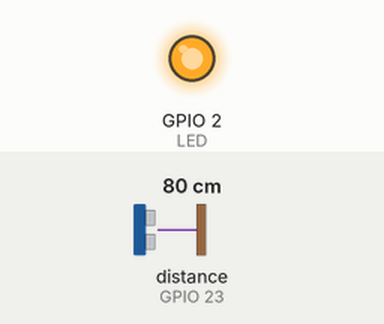
Bench run of a sketch on a simulated ESP32. Shown: output pins drawn as LEDs (lit = HIGH). Wiring (inferred from the names in the program): ultrasonic range finder: trigger GPIO 23; echo GPIO 23. The test bench sets the inputs (shaded band); at power-on: distance to the obstacle (sensor on GPIO 23) 80 cm. The echo pulse lasts 58.3 µs per cm; WiFi joins after 1.5 s; servers stay silent unless stated; uploads are accepted with an empty reply; what the sketch prints to the serial monitor is not drawn.

Above: at 2.7 s.
At 8.3 s:
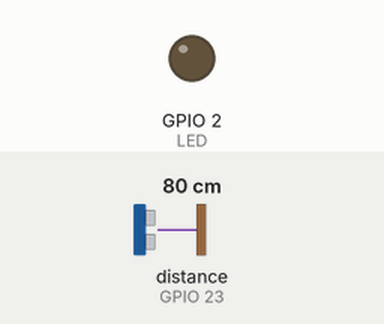
Timing chart, 0 to 16.6 s (numbered marks = the images above):
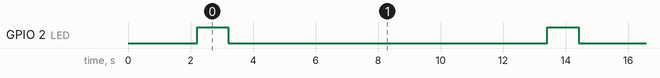

Measured:
- by itself, GPIO 2 (LED): alternates HIGH for 1.0 s and LOW for 10.2 s

The sketch:

ESP32.ino
```cpp
#include <WiFi.h>
#include <HTTPClient.h>

#define LED 2
#define PIN 23
#define interruptor 34

// Configura tu red WiFi
const char* ssid = "S21 FE 5G";
const char* password = "12345678";
const char* host = "http://34.176.235.209:8081/dato/add";

const int capacidad = 100; //cm
const char* dispositivo = "Dispositivo:002"; //cm


void setup() {
  Serial.begin(115200);
  pinMode(LED, OUTPUT); // Configurar el pin del LED incorporado como salida
  WiFi.begin(ssid, password);
  while (WiFi.status() != WL_CONNECTED)
  {
      delay(1000);
      Serial.println("Conectando a WiFi...");
  }
  Serial.println("Conectado a WiFi");
}

void loop() {
  long distancia = get_distance();
  Serial.print("Distancia: ");
  Serial.print(distancia);
  Serial.println(" cm");

  String json = "{";
  json += "\"capacidad\": " + String(capacidad) + ",";
  json += "\"distancia\": " + String(distancia) + ",";
  json += "\"dispositivo\": \"" + String(dispositivo) + "\"";
  json += "}";

  if (WiFi.status() == WL_CONNECTED){
    sendToFlask(json);
    digitalWrite(LED, HIGH); // Encender el LED
    delay(1000); // Esperar un segundo
    digitalWrite(LED, LOW); // Apagar el LED
  }
  delay(10000); // Esperar un segundo

}

long get_distance() {
  pinMode(PIN, OUTPUT);        // Configura el pin como salida
  digitalWrite(PIN, LOW);      // Envia una señal baja
  delayMicroseconds(2);      // Espera 2 microsegundos
  digitalWrite(PIN, HIGH);     // Envia una señal alta
  delayMicroseconds(10);     // Espera 10 microsegundos
  digitalWrite(PIN, LOW);      // Vuelve a señal baja

  pinMode(23, INPUT);         // Cambia el pin a modo entrada
  long distance = pulseIn(PIN, HIGH); // Lee el tiempo de duración del pulso alto
  distance = distance / 58;  // Convierte el tiempo en distancia en cm
  return distance;
}


void sendToFlask(String json){

    HTTPClient http;
    http.begin(host);
    http.addHeader("Content-Type", "application/json");

    int httpResponseCode = http.PUT(json);

    if (httpResponseCode > 0)
    {
        String response = http.getString();
        Serial.println(httpResponseCode);
        Serial.println(response);
    }
    else
    {
        Serial.print("Error en la petición PUT: ");
        Serial.println(httpResponseCode);
    }

    http.end();

}
```
